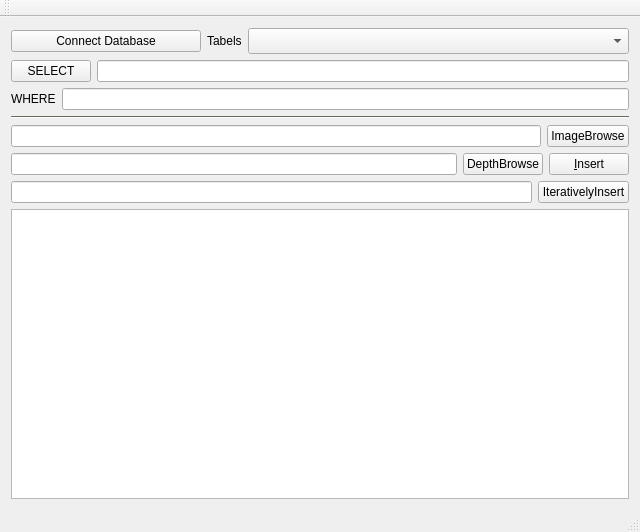
<?xml version="1.0" encoding="UTF-8"?>
<ui version="4.0">
 <class>MainWindow</class>
 <widget class="QMainWindow" name="MainWindow">
  <property name="geometry">
   <rect>
    <x>0</x>
    <y>0</y>
    <width>640</width>
    <height>532</height>
   </rect>
  </property>
  <property name="windowTitle">
   <string>MainWindow</string>
  </property>
  <widget class="QWidget" name="centralWidget">
   <layout class="QVBoxLayout" name="verticalLayout" stretch="0,0,0,0,0,0,0,1">
    <item>
     <layout class="QHBoxLayout" name="horizontalLayout" stretch="1,0,2">
      <item>
       <widget class="QPushButton" name="connectButton">
        <property name="text">
         <string>Connect Database</string>
        </property>
       </widget>
      </item>
      <item>
       <widget class="QLabel" name="label_2">
        <property name="text">
         <string>Tabels</string>
        </property>
       </widget>
      </item>
      <item>
       <widget class="QComboBox" name="tableBox">
        <property name="font">
         <font>
          <pointsize>11</pointsize>
          <weight>50</weight>
          <bold>false</bold>
         </font>
        </property>
       </widget>
      </item>
     </layout>
    </item>
    <item>
     <layout class="QHBoxLayout" name="horizontalLayout_2" stretch="0,1">
      <item>
       <widget class="QPushButton" name="listButton">
        <property name="text">
         <string>SELECT</string>
        </property>
       </widget>
      </item>
      <item>
       <widget class="QLineEdit" name="SELECTEdit"/>
      </item>
     </layout>
    </item>
    <item>
     <layout class="QHBoxLayout" name="horizontalLayout_5" stretch="0,1">
      <item>
       <widget class="QLabel" name="label_3">
        <property name="text">
         <string>WHERE</string>
        </property>
       </widget>
      </item>
      <item>
       <widget class="QLineEdit" name="WHEREEdit"/>
      </item>
     </layout>
    </item>
    <item>
     <widget class="Line" name="line">
      <property name="palette">
       <palette>
        <active>
         <colorrole role="WindowText">
          <brush brushstyle="SolidPattern">
           <color alpha="255">
            <red>0</red>
            <green>0</green>
            <blue>0</blue>
           </color>
          </brush>
         </colorrole>
         <colorrole role="Button">
          <brush brushstyle="SolidPattern">
           <color alpha="255">
            <red>225</red>
            <green>210</green>
            <blue>196</blue>
           </color>
          </brush>
         </colorrole>
         <colorrole role="Light">
          <brush brushstyle="SolidPattern">
           <color alpha="255">
            <red>255</red>
            <green>255</green>
            <blue>255</blue>
           </color>
          </brush>
         </colorrole>
         <colorrole role="Midlight">
          <brush brushstyle="SolidPattern">
           <color alpha="255">
            <red>240</red>
            <green>232</green>
            <blue>225</blue>
           </color>
          </brush>
         </colorrole>
         <colorrole role="Dark">
          <brush brushstyle="SolidPattern">
           <color alpha="255">
            <red>112</red>
            <green>105</green>
            <blue>98</blue>
           </color>
          </brush>
         </colorrole>
         <colorrole role="Mid">
          <brush brushstyle="SolidPattern">
           <color alpha="255">
            <red>150</red>
            <green>140</green>
            <blue>131</blue>
           </color>
          </brush>
         </colorrole>
         <colorrole role="Text">
          <brush brushstyle="SolidPattern">
           <color alpha="255">
            <red>0</red>
            <green>0</green>
            <blue>0</blue>
           </color>
          </brush>
         </colorrole>
         <colorrole role="BrightText">
          <brush brushstyle="SolidPattern">
           <color alpha="255">
            <red>255</red>
            <green>255</green>
            <blue>255</blue>
           </color>
          </brush>
         </colorrole>
         <colorrole role="ButtonText">
          <brush brushstyle="SolidPattern">
           <color alpha="255">
            <red>0</red>
            <green>0</green>
            <blue>0</blue>
           </color>
          </brush>
         </colorrole>
         <colorrole role="Base">
          <brush brushstyle="SolidPattern">
           <color alpha="255">
            <red>255</red>
            <green>255</green>
            <blue>255</blue>
           </color>
          </brush>
         </colorrole>
         <colorrole role="Window">
          <brush brushstyle="SolidPattern">
           <color alpha="255">
            <red>225</red>
            <green>210</green>
            <blue>196</blue>
           </color>
          </brush>
         </colorrole>
         <colorrole role="Shadow">
          <brush brushstyle="SolidPattern">
           <color alpha="255">
            <red>0</red>
            <green>0</green>
            <blue>0</blue>
           </color>
          </brush>
         </colorrole>
         <colorrole role="AlternateBase">
          <brush brushstyle="SolidPattern">
           <color alpha="255">
            <red>240</red>
            <green>232</green>
            <blue>225</blue>
           </color>
          </brush>
         </colorrole>
         <colorrole role="ToolTipBase">
          <brush brushstyle="SolidPattern">
           <color alpha="255">
            <red>255</red>
            <green>255</green>
            <blue>220</blue>
           </color>
          </brush>
         </colorrole>
         <colorrole role="ToolTipText">
          <brush brushstyle="SolidPattern">
           <color alpha="255">
            <red>0</red>
            <green>0</green>
            <blue>0</blue>
           </color>
          </brush>
         </colorrole>
        </active>
        <inactive>
         <colorrole role="WindowText">
          <brush brushstyle="SolidPattern">
           <color alpha="255">
            <red>0</red>
            <green>0</green>
            <blue>0</blue>
           </color>
          </brush>
         </colorrole>
         <colorrole role="Button">
          <brush brushstyle="SolidPattern">
           <color alpha="255">
            <red>225</red>
            <green>210</green>
            <blue>196</blue>
           </color>
          </brush>
         </colorrole>
         <colorrole role="Light">
          <brush brushstyle="SolidPattern">
           <color alpha="255">
            <red>255</red>
            <green>255</green>
            <blue>255</blue>
           </color>
          </brush>
         </colorrole>
         <colorrole role="Midlight">
          <brush brushstyle="SolidPattern">
           <color alpha="255">
            <red>240</red>
            <green>232</green>
            <blue>225</blue>
           </color>
          </brush>
         </colorrole>
         <colorrole role="Dark">
          <brush brushstyle="SolidPattern">
           <color alpha="255">
            <red>112</red>
            <green>105</green>
            <blue>98</blue>
           </color>
          </brush>
         </colorrole>
         <colorrole role="Mid">
          <brush brushstyle="SolidPattern">
           <color alpha="255">
            <red>150</red>
            <green>140</green>
            <blue>131</blue>
           </color>
          </brush>
         </colorrole>
         <colorrole role="Text">
          <brush brushstyle="SolidPattern">
           <color alpha="255">
            <red>0</red>
            <green>0</green>
            <blue>0</blue>
           </color>
          </brush>
         </colorrole>
         <colorrole role="BrightText">
          <brush brushstyle="SolidPattern">
           <color alpha="255">
            <red>255</red>
            <green>255</green>
            <blue>255</blue>
           </color>
          </brush>
         </colorrole>
         <colorrole role="ButtonText">
          <brush brushstyle="SolidPattern">
           <color alpha="255">
            <red>0</red>
            <green>0</green>
            <blue>0</blue>
           </color>
          </brush>
         </colorrole>
         <colorrole role="Base">
          <brush brushstyle="SolidPattern">
           <color alpha="255">
            <red>255</red>
            <green>255</green>
            <blue>255</blue>
           </color>
          </brush>
         </colorrole>
         <colorrole role="Window">
          <brush brushstyle="SolidPattern">
           <color alpha="255">
            <red>225</red>
            <green>210</green>
            <blue>196</blue>
           </color>
          </brush>
         </colorrole>
         <colorrole role="Shadow">
          <brush brushstyle="SolidPattern">
           <color alpha="255">
            <red>0</red>
            <green>0</green>
            <blue>0</blue>
           </color>
          </brush>
         </colorrole>
         <colorrole role="AlternateBase">
          <brush brushstyle="SolidPattern">
           <color alpha="255">
            <red>240</red>
            <green>232</green>
            <blue>225</blue>
           </color>
          </brush>
         </colorrole>
         <colorrole role="ToolTipBase">
          <brush brushstyle="SolidPattern">
           <color alpha="255">
            <red>255</red>
            <green>255</green>
            <blue>220</blue>
           </color>
          </brush>
         </colorrole>
         <colorrole role="ToolTipText">
          <brush brushstyle="SolidPattern">
           <color alpha="255">
            <red>0</red>
            <green>0</green>
            <blue>0</blue>
           </color>
          </brush>
         </colorrole>
        </inactive>
        <disabled>
         <colorrole role="WindowText">
          <brush brushstyle="SolidPattern">
           <color alpha="255">
            <red>112</red>
            <green>105</green>
            <blue>98</blue>
           </color>
          </brush>
         </colorrole>
         <colorrole role="Button">
          <brush brushstyle="SolidPattern">
           <color alpha="255">
            <red>225</red>
            <green>210</green>
            <blue>196</blue>
           </color>
          </brush>
         </colorrole>
         <colorrole role="Light">
          <brush brushstyle="SolidPattern">
           <color alpha="255">
            <red>255</red>
            <green>255</green>
            <blue>255</blue>
           </color>
          </brush>
         </colorrole>
         <colorrole role="Midlight">
          <brush brushstyle="SolidPattern">
           <color alpha="255">
            <red>240</red>
            <green>232</green>
            <blue>225</blue>
           </color>
          </brush>
         </colorrole>
         <colorrole role="Dark">
          <brush brushstyle="SolidPattern">
           <color alpha="255">
            <red>112</red>
            <green>105</green>
            <blue>98</blue>
           </color>
          </brush>
         </colorrole>
         <colorrole role="Mid">
          <brush brushstyle="SolidPattern">
           <color alpha="255">
            <red>150</red>
            <green>140</green>
            <blue>131</blue>
           </color>
          </brush>
         </colorrole>
         <colorrole role="Text">
          <brush brushstyle="SolidPattern">
           <color alpha="255">
            <red>112</red>
            <green>105</green>
            <blue>98</blue>
           </color>
          </brush>
         </colorrole>
         <colorrole role="BrightText">
          <brush brushstyle="SolidPattern">
           <color alpha="255">
            <red>255</red>
            <green>255</green>
            <blue>255</blue>
           </color>
          </brush>
         </colorrole>
         <colorrole role="ButtonText">
          <brush brushstyle="SolidPattern">
           <color alpha="255">
            <red>112</red>
            <green>105</green>
            <blue>98</blue>
           </color>
          </brush>
         </colorrole>
         <colorrole role="Base">
          <brush brushstyle="SolidPattern">
           <color alpha="255">
            <red>225</red>
            <green>210</green>
            <blue>196</blue>
           </color>
          </brush>
         </colorrole>
         <colorrole role="Window">
          <brush brushstyle="SolidPattern">
           <color alpha="255">
            <red>225</red>
            <green>210</green>
            <blue>196</blue>
           </color>
          </brush>
         </colorrole>
         <colorrole role="Shadow">
          <brush brushstyle="SolidPattern">
           <color alpha="255">
            <red>0</red>
            <green>0</green>
            <blue>0</blue>
           </color>
          </brush>
         </colorrole>
         <colorrole role="AlternateBase">
          <brush brushstyle="SolidPattern">
           <color alpha="255">
            <red>225</red>
            <green>210</green>
            <blue>196</blue>
           </color>
          </brush>
         </colorrole>
         <colorrole role="ToolTipBase">
          <brush brushstyle="SolidPattern">
           <color alpha="255">
            <red>255</red>
            <green>255</green>
            <blue>220</blue>
           </color>
          </brush>
         </colorrole>
         <colorrole role="ToolTipText">
          <brush brushstyle="SolidPattern">
           <color alpha="255">
            <red>0</red>
            <green>0</green>
            <blue>0</blue>
           </color>
          </brush>
         </colorrole>
        </disabled>
       </palette>
      </property>
      <property name="orientation">
       <enum>Qt::Horizontal</enum>
      </property>
     </widget>
    </item>
    <item>
     <layout class="QHBoxLayout" name="horizontalLayout_3" stretch="0,0">
      <item>
       <widget class="QLineEdit" name="imagepathEdit"/>
      </item>
      <item>
       <widget class="QPushButton" name="imageBrowseButton">
        <property name="text">
         <string>ImageBrowse</string>
        </property>
       </widget>
      </item>
     </layout>
    </item>
    <item>
     <layout class="QHBoxLayout" name="horizontalLayout_4" stretch="1,0,0">
      <item>
       <widget class="QLineEdit" name="depthpathEdit"/>
      </item>
      <item>
       <widget class="QPushButton" name="depthBrowseButton">
        <property name="text">
         <string>DepthBrowse</string>
        </property>
       </widget>
      </item>
      <item>
       <widget class="QPushButton" name="insertButton">
        <property name="text">
         <string>&amp;Insert</string>
        </property>
       </widget>
      </item>
     </layout>
    </item>
    <item>
     <layout class="QHBoxLayout" name="horizontalLayout_6">
      <item>
       <widget class="QLineEdit" name="iterativelyInsertEdit"/>
      </item>
      <item>
       <widget class="QPushButton" name="iterativelyInsertButton">
        <property name="text">
         <string>IterativelyInsert</string>
        </property>
       </widget>
      </item>
     </layout>
    </item>
    <item>
     <widget class="QTextBrowser" name="textBrowser">
      <property name="font">
       <font>
        <pointsize>13</pointsize>
        <weight>75</weight>
        <bold>true</bold>
       </font>
      </property>
     </widget>
    </item>
   </layout>
  </widget>
  <widget class="QMenuBar" name="menuBar">
   <property name="geometry">
    <rect>
     <x>0</x>
     <y>0</y>
     <width>640</width>
     <height>25</height>
    </rect>
   </property>
  </widget>
  <widget class="QToolBar" name="mainToolBar">
   <attribute name="toolBarArea">
    <enum>TopToolBarArea</enum>
   </attribute>
   <attribute name="toolBarBreak">
    <bool>false</bool>
   </attribute>
  </widget>
  <widget class="QStatusBar" name="statusBar"/>
 </widget>
 <layoutdefault spacing="6" margin="11"/>
 <resources/>
 <connections/>
</ui>
